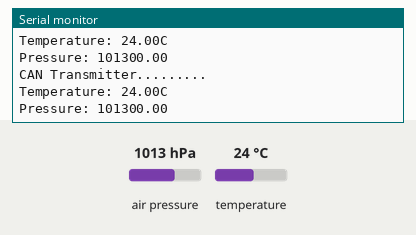
Simulated run of this sketch. Board: ESP32. On the bench: the last lines printed to the serial monitor. Inputs (shaded band) come from the test bench; at power-on: air pressure 1013 hPa, temperature 24 °C.

Above: at 1.8 s.
1.9 s: air pressure set to 952 hPa
At 2.9 s:
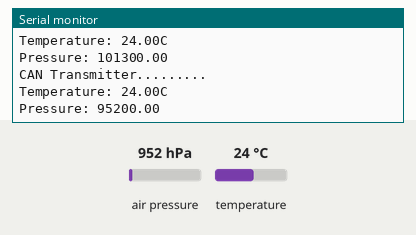
3.4 s: temperature set to 12 °C
At 4.7 s:
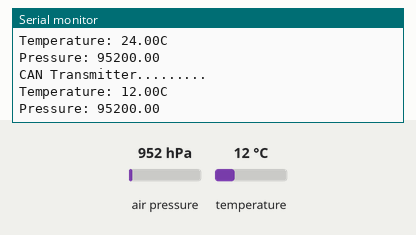
4.9 s: air pressure set to 975 hPa
At 5.9 s:
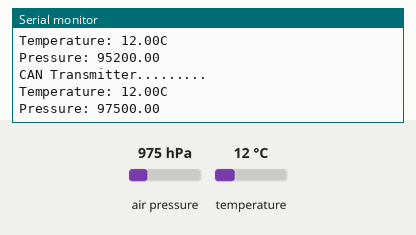
Timing chart, 0 to 7.9 s (numbered marks = the images above; inputs shaded):
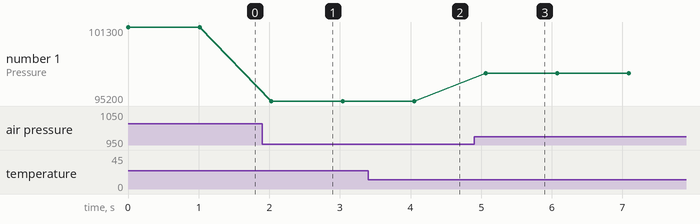

Measured:
- after the input at 1.9 s, the serial monitor: prints a new line after 0.13 s (image 1)
- after the input at 3.4 s, the serial monitor: prints a new line after 0.66 s (image 2)
- after the input at 4.9 s, the serial monitor: prints a new line after 0.17 s (image 3)
- plotted number 1: 101300 → 95200 after the input at 1.9 s, 95200 → 97500 after the input at 4.9 s

The sketch:

CAN_Trans_BMP180.ino
```cpp
#include <SPI.h>          //Library for using SPI Communication
#include <mcp2515.h>      //Library for using CAN Communication
#include <Adafruit_BMP085.h>
Adafruit_BMP085 bmp;

struct can_frame canMsg;
MCP2515 mcp2515(10); // chip select CS pin 10

void setup()
{
  Serial.begin(9600);
  SPI.begin();    //Begins SPI communication
  if (!bmp.begin()) {
	Serial.println("Could not find a valid BMP085 sensor, check wiring!");
	while (1) {}
  }
  mcp2515.reset();
  mcp2515.setBitrate(CAN_500KBPS,MCP_8MHZ); //Sets CAN at speed 500KBPS and
  mcp2515.setNormalMode();

  canMsg.can_id =0x036;//CAN id 0x036
  //CAll data length as i byte
  canMsg.can_dlc =2;
}

void loop()
{
  float pres = bmp.readPressure();
  float temp = bmp.readTemperature();
  Serial.println("\nCAN Transmitter.........\n");
  Serial.print("Temperature: ");
  Serial.print(temp);
  Serial.println("C ");
  Serial.print("Pressure: ");
  Serial.println(pres);

  canMsg.data[0] = temp;
  canMsg.data[1] = pres;
  mcp2515.sendMessage(&canMsg);
  delay (1000);
}
```
